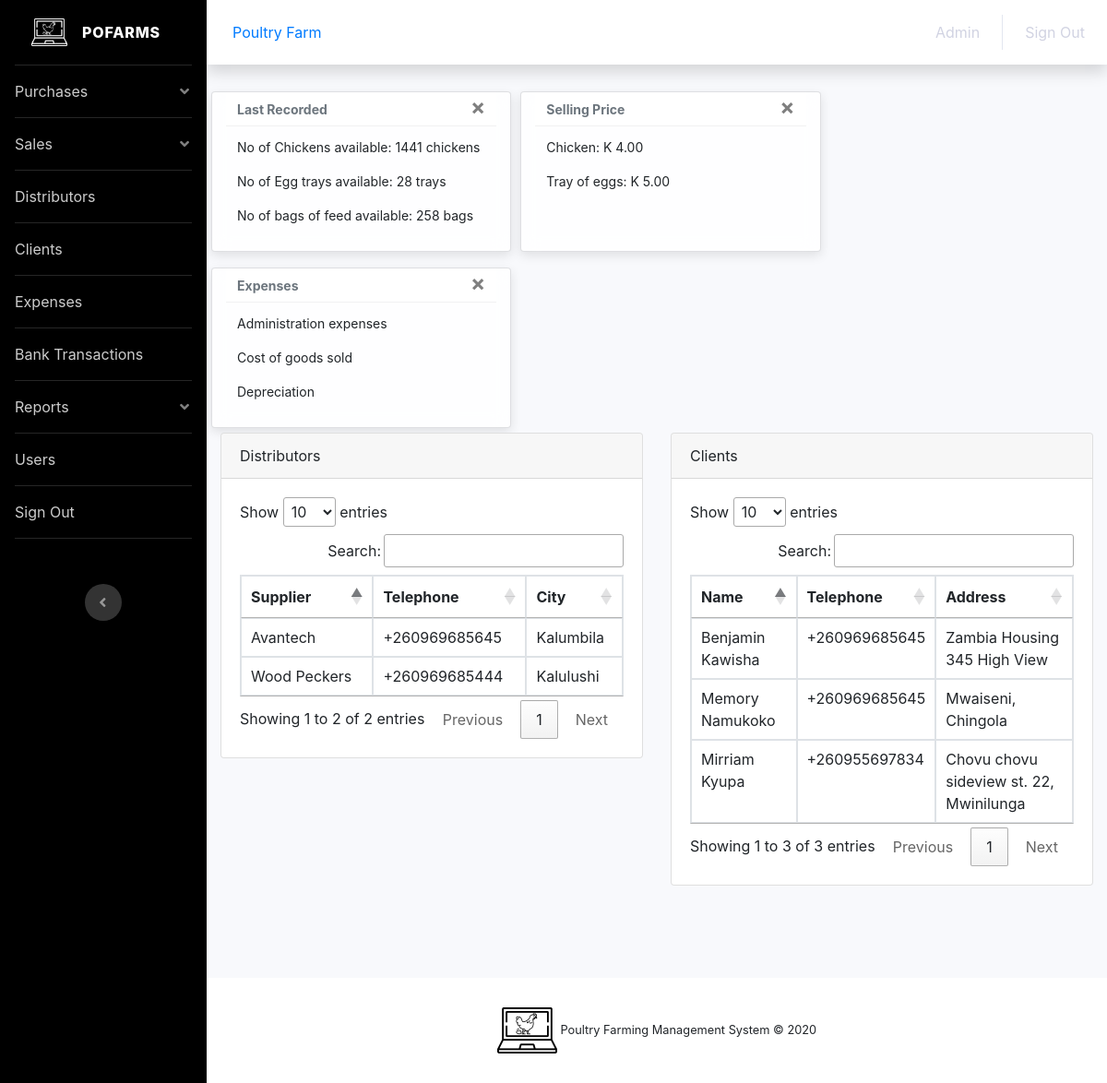
The page /dashboard.php (signed in) on the database its author committed.
### tables this page shows
CREATE TABLE `chicken_sale` (
  `id` int(15) NOT NULL,
  `name_idd` varchar(50) NOT NULL,
  `customer` varchar(50) NOT NULL,
  `paid` double(9,2) NOT NULL,
  `l_no` varchar(15) NOT NULL,
  `u_price` double(9,2) NOT NULL,
  `no_chickens` varchar(25) NOT NULL,
  `t_amount` double(9,2) NOT NULL,
  `date` varchar(15) NOT NULL
);

CREATE TABLE `egg_sale` (
  `id` int(15) NOT NULL,
  `name_idd` varchar(50) NOT NULL,
  `customer` varchar(50) NOT NULL,
  `l_no` varchar(15) NOT NULL,
  `paid` double(9,2) NOT NULL,
  `u_price` double(9,2) NOT NULL,
  `t_trays` varchar(10) NOT NULL,
  `t_amount` double(9,2) NOT NULL,
  `date` varchar(25) NOT NULL
);

CREATE TABLE `expense` (
  `id` int(15) NOT NULL,
  `name_idd` varchar(50) NOT NULL,
  `type` varchar(50) NOT NULL
);

CREATE TABLE `suppliers` (
  `id` int(15) NOT NULL,
  `name_idd` varchar(50) NOT NULL,
  `name` varchar(50) NOT NULL,
  `telephone` varchar(25) NOT NULL,
  `city` varchar(50) NOT NULL,
  `state` varchar(50) NOT NULL,
  `country` varchar(50) NOT NULL,
  `address` text NOT NULL
);

CREATE TABLE `client` (
  `id` int(15) NOT NULL,
  `name_idd` varchar(50) NOT NULL,
  `customer` varchar(50) NOT NULL,
  `telephone` varchar(25) NOT NULL,
  `address` text NOT NULL
);

### dashboard.php (the view, shortened to what this page needs)
<?php
include 'database/config.php';
$comp_name = $_SESSION['name'];
?>
<!DOCTYPE html>
<html lang="en">
<head>
  <link rel="stylesheet" type="text/css" href="assets/css/styles.css">
  <link href="https://cdnjs.cloudflare.com/ajax/libs/font-awesome/5.13.0/css/all.min.css" rel="stylesheet">
  <link rel="stylesheet" href="https://stackpath.bootstrapcdn.com/font-awesome/4.5.0/css/font-awesome.min.css">
  <link href="assets/css/dashboard.css" rel="stylesheet">
  <link rel="stylesheet" type="text/css" href="assets/css/styles.css">
  <link rel="stylesheet" type="text/css" href="//cdn.datatables.net/1.10.21/css/jquery.dataTables.min.css">
  <link rel="stylesheet" href="https://stackpath.bootstrapcdn.com/bootstrap/4.5.0/css/bootstrap.min.css">
</head>
<body id="page-top">
  <div id="wrapper">
    <ul class="navbar-nav bg-gradient-black sidebar sidebar-dark accordion" id="accordionSidebar">
      <a class="sidebar-brand d-flex align-items-center justify-content-center" href="dashboard.php">
        <div class="sidebar-brand-icon">
          <div class="logo-header"><img src="assets/img/pofarms_white.png"></div>
        </div>
        <div class="sidebar-brand-text mx-3">Pofarms</div>
      </a>
      <hr class="sidebar-divider my-0">
      <li class="nav-item">
        <a href="#collapsePurchase" class="nav-link" data-toggle="collapse" role="button" aria-expanded="false" aria-controls="collapsePurchase">Purchases</a>
      </li>
      <hr class="sidebar-divider my-0">
      <li class="nav-item">
        <a href="#collapseSales" class="nav-link" data-toggle="collapse" role="button" aria-expanded="false" aria-controls="collapsePurchase">Sales</a>
      </li>
      <hr class="sidebar-divider my-0">
      <li class="nav-item">
        <a href="distributor.php" class="nav-link">Distributors</a>
      </li>
      <hr class="sidebar-divider my-0">
      <li class="nav-item">
        <a href="client.php" class="nav-link">Clients</a>
      </li>
      <hr class="sidebar-divider my-0">
      <li class="nav-item">
        <a href="expense.php" class="nav-link">Expenses</a>
      </li>
      <hr class="sidebar-divider my-0">
      <li class="nav-item">
        <a href="bank.php" class="nav-link">Bank Transactions</a>
      </li>
      <hr class="sidebar-divider my-0">
      <li class="nav-item">
        <a href="#collapseReports" class="nav-link" data-toggle="collapse" role="button" aria-expanded="false" aria-controls="collapsePurchase">Reports</a>
      </li>
      <hr class="sidebar-divider my-0">
      <li class="nav-item">
        <a href="users.php" class="nav-link">Users</a>
      </li>
      <hr class="sidebar-divider my-0">
      <li class="nav-item">
        <a href="signout.php" class="nav-link">Sign Out</a>
      </li>
      <hr class="sidebar-divider my-0">
      <div class="text-center d-none d-md-inline">
        <button class="rounded-circle border-0" id="sidebarToggle"></button>
      </div>
    </ul>
    <div id="content-wrapper" class="d-flex flex-column">
      <div id="content">
        <nav class="navbar navbar-expand navbar-light bg-white topbar mb-4 static-top shadow">
          <div class="nav-item"><a href="dashboard.php" class="nav-link"><?php echo $_SESSION['name']; ?></a></div>
          <ul class="navbar-nav ml-auto">
            <li class="nav-item">
              <a href="#" class="nav-link"><?php echo $_SESSION['type']; ?></a>
            </li>
            <li class="nav-item">
              <a href="signout.php" class="nav-link">Sign Out</a>
            </li>
            </ul>
          </nav>
          <div class="container-fluid">
            <div class="row">
              <div class="toast col-xl-4 col-lg-7" data-autohide="false" role="alert" aria-live="assertive" aria-atomic="true">
                <div class="toast-header">
                  <strong class="mr-auto">Last Recorded</strong>
                  <button type="button" class="ml-2 mb-1 close" data-dismiss="toast" aria-label="Close">
                    <span aria-hidden="true">&times;</span>
                  </button>
                </div>
                <div class="toast-body">
                  <?php
                  $query = "SELECT * FROM `chicken_sale` WHERE name_idd = '$comp_name'";
                  $fetch = $mysqli->query($query) or die($mysqli->error.__LINE__);
                  $sold = 0;
                  while($row = $fetch->fetch_assoc()){
                    $sold += $row['no_chickens'];
                  }?>
                  <?php
                  $query = "SELECT * FROM `chick_purchase` WHERE name_idd = '$comp_name'";
                  $fetch = $mysqli->query($query) or die($mysqli->error.__LINE__);
                  $bought = 0;
                  while($row = $fetch->fetch_assoc()){
                    $bought += $row['qty'];
                  }?>
                  <?php $available = $bought-$sold; ?>
                  <p>No of Chickens available: <?php echo $available; ?> chickens</p>
                  <?php
                  $query = "SELECT * FROM `egg_sale` WHERE name_idd = '$comp_name'";
                  $fetch = $mysqli->query($query) or die($mysqli->error.__LINE__);
                  $sold = 0;
                  while($row = $fetch->fetch_assoc()){
                    $sold += $row['t_trays'];
                  }?>
                  <?php
                  $query = "SELECT * FROM `egg_tray` WHERE name_idd = '$comp_name'";
                  $fetch = $mysqli->query($query) or die($mysqli->error.__LINE__);
                  $produced = 0;
                  while($row = $fetch->fetch_assoc()){
                    $produced += $row['tray'];
                  }?>
                  <?php $available_trays = $produced-$sold; ?>
                  <p>No of Egg trays available: <?php echo $available_trays; ?> trays</p>
                  <?php
                  $query = "SELECT * FROM `feed_purchase` WHERE name_idd = '$comp_name'";
                  $fetch = $mysqli->query($query) or die($mysqli->error.__LINE__);
                  $purchased = 0;
                  while($row = $fetch->fetch_assoc()){
                    $purchased += $row['qty'];
                  }?>
                  <?php
                  $query = "SELECT * FROM `feed_consumption` WHERE name_idd = '$comp_name'";
                  $fetch = $mysqli->query($query) or die($mysqli->error.__LINE__);
                  $cons = 0;
                  while($row = $fetch->fetch_assoc()){
                    $cons += $row['no_bags'];
                  }?>
                  <?php $available_feed = $purchased-$cons; ?>
                  <p>No of bags of feed available: <?php echo $available_feed; ?> bags</p>
                </div>
              </div>
              <div class="toast col-xl-4 col-lg-7" data-autohide="false" role="alert" aria-live="assertive" aria-atomic="true">
                <div class="toast-header">
                  <strong class="mr-auto">Selling Price</strong>
                  <button type="button" class="ml-2 mb-1 close" data-dismiss="toast" aria-label="Close">
                    <span aria-hidden="true">&times;</span>
                  </button>
                </div>
                <div class="toast-body">
                  <?php
                  $query = "SELECT * FROM `chicken_sale` WHERE name_idd = '$comp_name' ORDER BY id DESC";
                  $fetch = $mysqli->query($query) or die($mysqli->error.__LINE__);
                  $row = $fetch->fetch_assoc();
                    $c_price = $row['u_price']; ?>
                  <p>Chicken: K <?php echo $c_price; ?></p>
                  <?php
                  $query = "SELECT * FROM `egg_sale` WHERE name_idd = '$comp_name' ORDER BY id DESC";
                  $fetch = $mysqli->query($query) or die($mysqli->error.__LINE__);
                  $row = $fetch->fetch_assoc();
                    $e_price = $row['u_price']; ?>
                  <p>Tray of eggs: K <?php echo $e_price; ?></p>
                </div>
              </div>
              <div class="toast col-xl-4 col-lg-7" data-autohide="false" role="alert" aria-live="assertive" aria-atomic="true">
                <div class="toast-header">
                  <strong class="mr-auto">Expenses</strong>
                  <button type="button" class="ml-2 mb-1 close" data-dismiss="toast" aria-label="Close">
                    <span aria-hidden="true">&times;</span>
                  </button>
                </div>
                <div class="toast-body">
                  <?php
                  $query = "SELECT * FROM `expense` WHERE name_idd = '$comp_name' ORDER BY type ASC LIMIT 3";
                  $fetch = $mysqli->query($query) or die($mysqli->error.__LINE__);
                  while($row = $fetch->fetch_assoc()){ ?>
                    <p><?php echo $row['type'];?></p>
                 <?php }?>
                </div>
              </div>
            </div>
            <div class="row">
              <div class="col-xl-6 col-lg-7">
                <div class="card">
                  <div class="card-header">Distributors</div>
                  <div class="card-body">
                    <div class="responsive-table">
                      <table id="distributors" class="table table-bordered">
                        <thead>
                          <tr>
                            <th>Supplier</th>
                            <th>Telephone</th>
                            <th>City</th>
                          </tr>
                        </thead>
                        <tbody>
                          <?php
                      $query = "SELECT * FROM `suppliers` WHERE name_idd = '$comp_name' ORDER BY id DESC  LIMIT 5";
                      $fetch = $mysqli->query($query) or die($mysqli->error.__LINE__);
                      while($row = $fetch->fetch_assoc()){ ?>
                          <tr>
                            <td><?php echo $row['name']; ?></td>
                            <td><?php echo $row['telephone']; ?></td>
                            <td><?php echo $row['city']; ?></td>
                          </tr>
                        <?php } ?>
                        </tbody>
                      </table>
                    </div>
                  </div>
                </div>
              </div>
              <div class="col-xl-6 col-lg-7">
                <div class="card">
                  <div class="card-header">Clients</div>
                  <div class="card-body">
                    <div class="responsive-table">
                      <table id="clients" class="table table-bordered">
                        <thead>
                          <tr>
                            <th>Name</th>
                            <th>Telephone</th>
                            <th>Address</th>
                          </tr>
                        </thead>
                        <tbody>
                          <?php
                        $query = "SELECT * FROM `client` WHERE name_idd = '$comp_name' ORDER BY id ASC LIMIT 5";
                        $fetch = $mysqli->query($query) or die($mysqli->error.__LINE__);
                        while($row = $fetch->fetch_assoc()){ ?>
                          <tr>
                            <td><?php echo $row['customer']; ?></td>
                            <td><?php echo $row['telephone']; ?></td>
                            <td><?php echo $row['address']; ?></td>
                          </tr>
                        <?php } ?>
                        </tbody>
                      </table>
                    </div>
                  </div>
                </div>
              </div>
            </div>
          </div>
        </div>
        <footer class="sticky-footer bg-white">
          <div class="container my-auto">
            <div class="copyright text-center my-auto">
              <div class="logo-footer">
                <img src="assets/img/pofarms_black.png">
                <span>Poultry Farming Management System &copy; 2020</span>
              </div>
            </div>
          </div>
        </footer>
      </div>
    </div>
  </body>
  </html>

### assets/css/styles.css (style rules this page uses)
.bg-gradient-black { background-color: #000; }
.logo-header img { height: 30px; }
.logo-footer img { height: 50px; bottom: 0; }
.toast { margin: 5px; }

### rows shown on the page
chicken_sale: u_price "4.00"
egg_sale: u_price "5.00"
expense: type "Administration expenses"
expense: type "Cost of goods sold"
expense: type "Depreciation"
suppliers: name "Wood Peckers", telephone "+260969685444", city "Kalulushi"
suppliers: name "Avantech", telephone "+260969685645", city "Kalumbila"
client: customer "Benjamin Kawisha", telephone "+260969685645", address "Zambia Housing 345 High View"
client: customer "Mirriam Kyupa", telephone "+260955697834", address "Chovu chovu sideview st. 22, Mwinilunga"
client: customer "Memory Namukoko", telephone "+260969685645", address "Mwaiseni, Chingola"

### other values the page prints
$_SESSION['name'] "Poultry Farm"
$_SESSION['type'] "Admin"
$available "1441"
$available_trays "28"
$available_feed "258"
